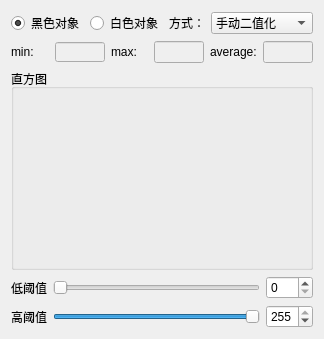
                  <widget class="QWidget" name="page_Threshold">
                   <layout class="QVBoxLayout" name="verticalLayout_8">
                    <item>
                     <layout class="QHBoxLayout" name="horizontalLayout_3">
                      <item>
                       <widget class="QRadioButton" name="Threshold_radioButton_black">
                        <property name="text">
                         <string>黑色对象</string>
                        </property>
                        <property name="checked">
                         <bool>true</bool>
                        </property>
                       </widget>
                      </item>
                      <item>
                       <widget class="QRadioButton" name="Threshold_radioButton_white">
                        <property name="text">
                         <string>白色对象</string>
                        </property>
                       </widget>
                      </item>
                      <item>
                       <widget class="QLabel" name="label_5">
                        <property name="text">
                         <string>方式：</string>
                        </property>
                       </widget>
                      </item>
                      <item>
                       <widget class="QComboBox" name="Threshold_comboBox_type">
                        <item>
                         <property name="text">
                          <string>手动二值化</string>
                         </property>
                        </item>
                        <item>
                         <property name="text">
                          <string>大津法二值化</string>
                         </property>
                        </item>
                       </widget>
                      </item>
                     </layout>
                    </item>
                    <item>
                     <layout class="QHBoxLayout" name="horizontalLayout_13">
                      <item>
                       <widget class="QLabel" name="label_6">
                        <property name="text">
                         <string>min:</string>
                        </property>
                       </widget>
                      </item>
                      <item>
                       <widget class="QLineEdit" name="Threshold_lline_min">
                        <property name="enabled">
                         <bool>false</bool>
                        </property>
                        <property name="maximumSize">
                         <size>
                          <width>50</width>
                          <height>20</height>
                         </size>
                        </property>
                       </widget>
                      </item>
                      <item>
                       <widget class="QLabel" name="label_7">
                        <property name="text">
                         <string>max:</string>
                        </property>
                       </widget>
                      </item>
                      <item>
                       <widget class="QLineEdit" name="Threshold_lline_max">
                        <property name="enabled">
                         <bool>false</bool>
                        </property>
                        <property name="maximumSize">
                         <size>
                          <width>50</width>
                          <height>16777215</height>
                         </size>
                        </property>
                       </widget>
                      </item>
                      <item>
                       <widget class="QLabel" name="label_8">
                        <property name="text">
                         <string>average:</string>
                        </property>
                       </widget>
                      </item>
                      <item>
                       <widget class="QLineEdit" name="Threshold_line_average">
                        <property name="enabled">
                         <bool>false</bool>
                        </property>
                        <property name="maximumSize">
                         <size>
                          <width>50</width>
                          <height>16777215</height>
                         </size>
                        </property>
                       </widget>
                      </item>
                     </layout>
                    </item>
                    <item>
                     <widget class="QGroupBox" name="groupBox_3">
                      <property name="title">
                       <string>直方图</string>
                      </property>
                      <layout class="QVBoxLayout" name="verticalLayout_9">
                       <item>
                        <widget class="QLabel" name="label_histImage">
                         <property name="minimumSize">
                          <size>
                           <width>256</width>
                           <height>160</height>
                          </size>
                         </property>
                         <property name="text">
                          <string/>
                         </property>
                        </widget>
                       </item>
                      </layout>
                     </widget>
                    </item>
                    <item>
                     <layout class="QVBoxLayout" name="verticalLayout_7">
                      <item>
                       <layout class="QHBoxLayout" name="horizontalLayout_11">
                        <item>
                         <widget class="QLabel" name="label_3">
                          <property name="text">
                           <string>低阈值</string>
                          </property>
                         </widget>
                        </item>
                        <item>
                         <widget class="QSlider" name="Threshold_Slider_low">
                          <property name="maximum">
                           <number>255</number>
                          </property>
                          <property name="orientation">
                           <enum>Qt::Horizontal</enum>
                          </property>
                         </widget>
                        </item>
                        <item>
                         <widget class="QSpinBox" name="Threshold_spinBox_low">
                          <property name="maximum">
                           <number>255</number>
                          </property>
                         </widget>
                        </item>
                       </layout>
                      </item>
                      <item>
                       <layout class="QHBoxLayout" name="horizontalLayout_12">
                        <item>
                         <widget class="QLabel" name="label_4">
                          <property name="text">
                           <string>高阈值</string>
                          </property>
                         </widget>
                        </item>
                        <item>
                         <widget class="QSlider" name="Threshold_Slider_high">
                          <property name="maximum">
                           <number>255</number>
                          </property>
                          <property name="value">
                           <number>255</number>
                          </property>
                          <property name="orientation">
                           <enum>Qt::Horizontal</enum>
                          </property>
                         </widget>
                        </item>
                        <item>
                         <widget class="QSpinBox" name="Threshold_spinBox_high">
                          <property name="maximum">
                           <number>255</number>
                          </property>
                          <property name="value">
                           <number>255</number>
                          </property>
                         </widget>
                        </item>
                       </layout>
                      </item>
                     </layout>
                    </item>
                   </layout>
                  </widget>
